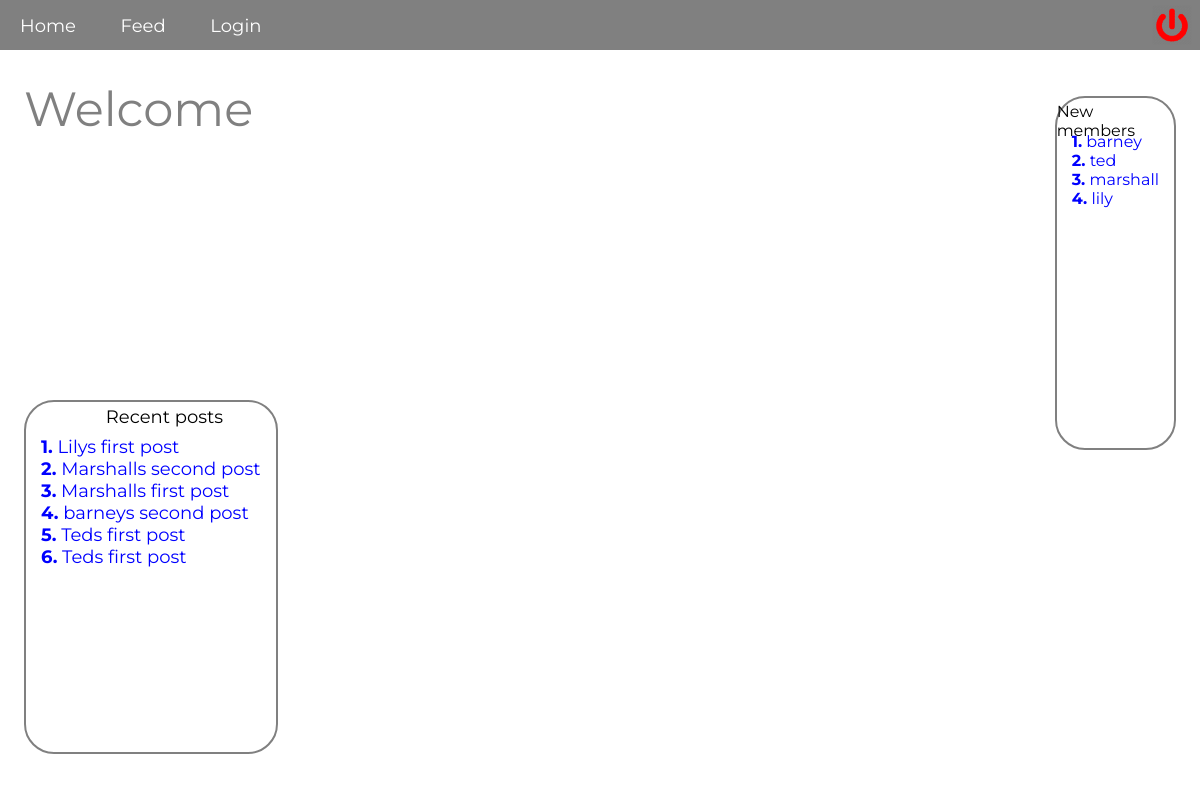
/, run on an earlier commit of the app's database.
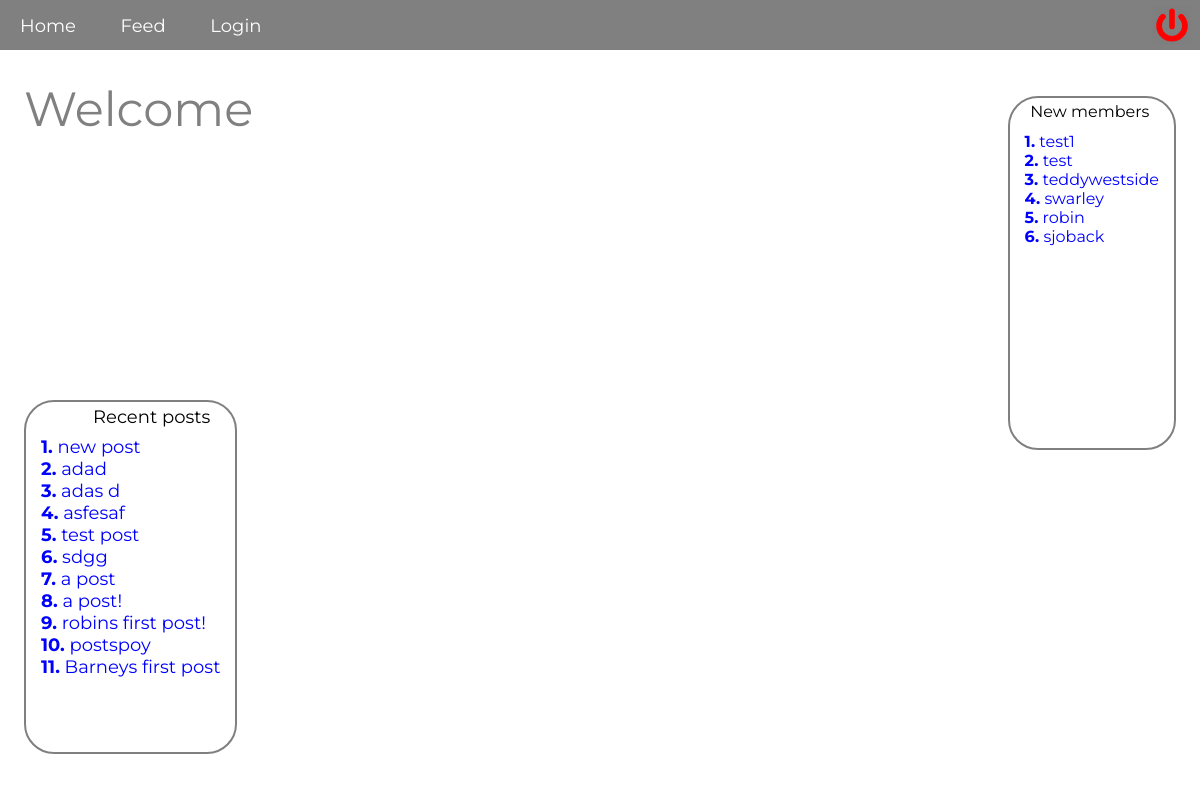
And on a later commit of the database.
### tables this page shows
CREATE TABLE "users" (
        `id`    INTEGER NOT NULL PRIMARY KEY AUTOINCREMENT UNIQUE,
        `name`  VARCHAR NOT NULL,
        `username`      VARCHAR NOT NULL UNIQUE,
        `email` VARCHAR NOT NULL,
        `password`      VARCHAR NOT NULL,
        `biography`     VARCHAR NOT NULL,
        `img`           VARCHAR,
        `joined`     VARCHAR
);

CREATE TABLE "posts" (
        `id`       INTEGER NOT NULL,
        `post_id`       INTEGER NOT NULL PRIMARY KEY AUTOINCREMENT UNIQUE,
        `title` VARCHAR NOT NULL,
        `description`   VARCHAR NOT NULL,
        `url`   VARCHAR NOT NULL,
        `posted`      VARCHAR,
        `edited`     VARCHAR
);

### logic/homePage.php (called while the page is built)
<?php
$query = "SELECT * FROM users ORDER BY joined ASC LIMIT 10";
$statement = $pdo->prepare($query);
$statement->execute();
$users = $statement->fetchAll(PDO::FETCH_ASSOC);
$query = "SELECT * FROM posts ORDER BY posted DESC LIMIT 15";
$statement = $pdo->prepare($query);
$statement->execute();
$posts = $statement->fetchAll(PDO::FETCH_ASSOC);

### index.php (the view)
<?php
require __DIR__.'/views/header.php';
require __DIR__.'/logic/homePage.php';
$i = 1;
$y= 1;
?>
<div class="index-wrapper">
   <p class="header-text">Welcome</p>
   <div class="new-members">
      <div class="new-members-header">New members</div>
      <br>
      <?php foreach($users as $user): ?>
         <div class="member-username">
            <a href="/pages/profile.php?id=<?php echo $user['id'] ?>" class="member-username"><?php echo "<b>". $i++. ".</b> "; ?><?php echo $user['username']; ?></a>
         </div>
      <?php endforeach; ?>
   </div>
   <div class="new-posts">
      <div class="new-posts-header">Recent posts</div>
      <br>
      <?php foreach($posts as $post): ?>
         <a href="/pages/comment.php?id=<?php echo $post['post_id'] ?>" class="member-title"><?php echo "<b>". $y++. ".</b> ". substr($post['title'], 0, 50); ?></a>
         <br>
      <?php endforeach; ?>
   </div>
</div>
<?php require __DIR__.'/views/footer.php'; ?>

What changed in the data, as far as the page shows it:
added users: username "test1"
added users: username "test"
changed users: username "barney" → "teddywestside"
changed users: username "ted" → "swarley"
changed users: username "marshall" → "robin"
changed users: username "lily" → "sjoback"
added posts: title "new post"
added posts: title "adad"
added posts: title "adas d"
added posts: title "asfesaf"
added posts: title "test post"
changed posts: title "Lilys first post" → "sdgg"
changed posts: title "Marshalls second post" → "a post"
changed posts: title "Marshalls first post" → "a post!"
changed posts: title "barneys second post" → "robins first post!"
changed posts: title "Teds first post" → "postspoy"; moves up the list
changed posts: title "Teds first post" → "Barneys first post"
